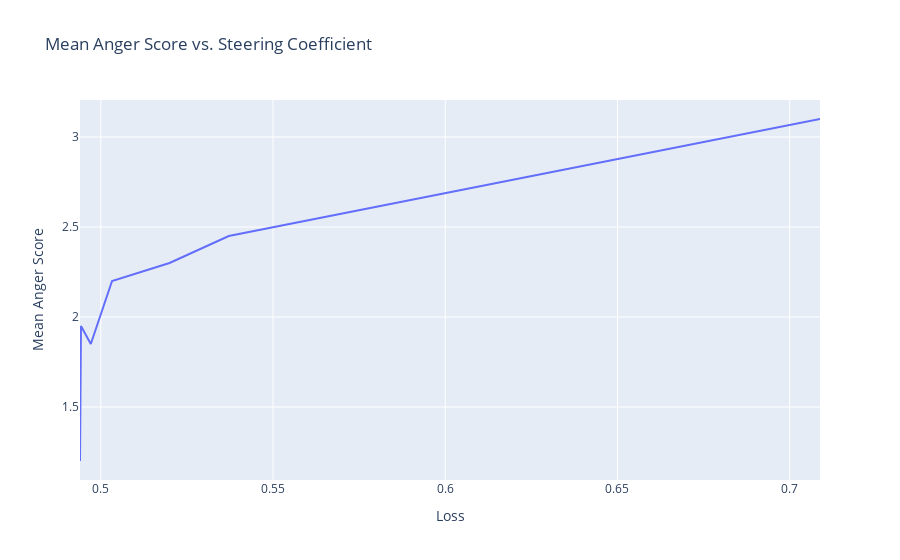

The code cell stored with this chart in its notebook:
### Code cell
fig = px.line(x=losses, y=mean_scores, title="Mean Anger Score vs. Steering Coefficient", labels={"x": "Loss", "y": "Mean Anger Score"}, )
fig.show()

### Figure 1 — Plotly figure (JSON) as saved in the notebook; plotly's stock layout.template omitted (floating-point values rounded to 4 significant figures)
{"data": [{"hovertemplate": "Loss=%{x}<br>Mean Anger Score=%{y}<extra></extra>", "legendgroup": "", "line": {"color": "#636efa", "dash": "solid"}, "marker": {"symbol": "circle"}, "mode": "lines", "name": "", "orientation": "v", "showlegend": false, "type": "scatter", "x": [0.494, 0.4942, 0.4971, 0.5033, 0.52, 0.5372, 0.7088], "xaxis": "x", "y": [1.2, 1.95, 1.85, 2.2, 2.3, 2.45, 3.1], "yaxis": "y"}], "layout": {"legend": {"tracegroupgap": 0}, "title": {"text": "Mean Anger Score vs. Steering Coefficient"}, "xaxis": {"anchor": "y", "domain": [0, 1], "title": {"text": "Loss"}}, "yaxis": {"anchor": "x", "domain": [0, 1], "title": {"text": "Mean Anger Score"}}}}
